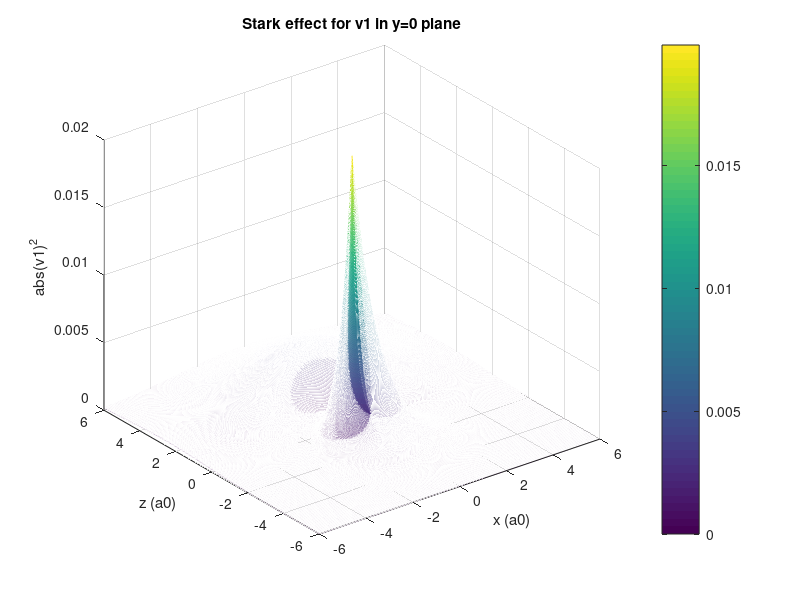
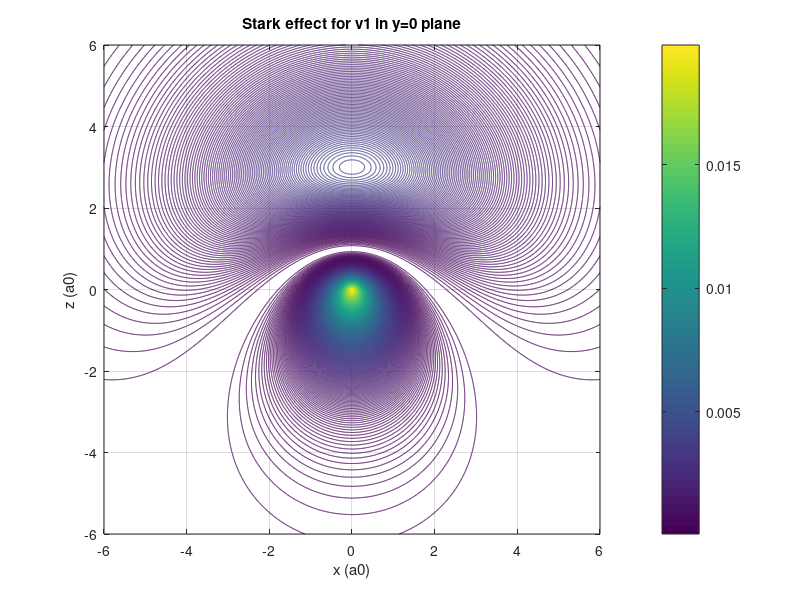
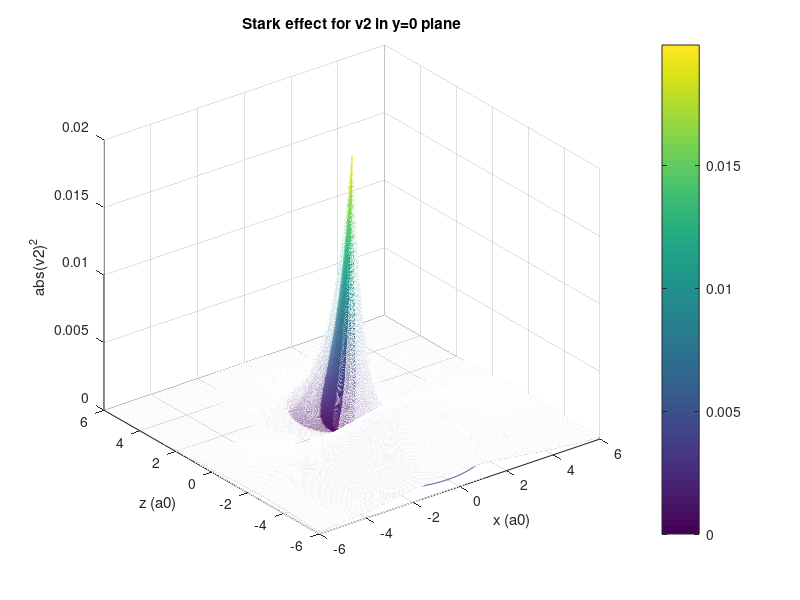
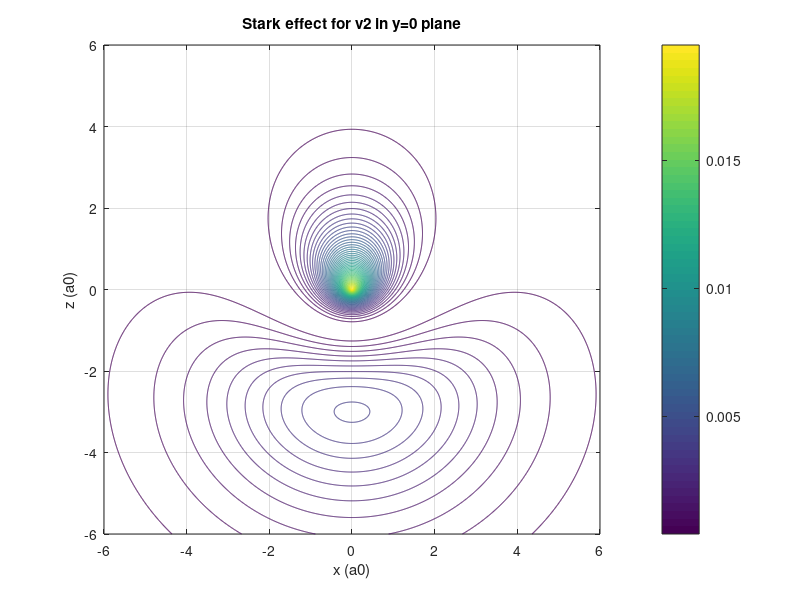

MATLAB code for these plots, in order:
%stark effect
%works out ands plots the stark effect for a H atom n=2 levels
%range
y=0; %y=0 plane
X=-6:0.01:6;
Z=-6:0.01:6;
%wavefunctions
[x,z]=meshgrid(X,Z); %meshgrid setup
u1=1/sqrt(8*pi)*(1-sqrt(x.^2+y^2+z.^2)/2).*exp(-sqrt(x.^2+y^2+z.^2)/2); %n=2;l,m=0
u2=1/sqrt(8*pi)*(z/2).*exp(-sqrt(x.^2+y^2+z.^2)/2); %n=2,l=1,m=0
%eignfunctions
v1=1/sqrt(2)*(u1-u2);
pv1=abs(v1).^2;
v2=1/sqrt(2)*(u1+u2);
pv2=abs(v2).^2;
%plot
figure(1)
meshc(x,z,pv1)
xlabel('x (a0)')
ylabel('z (a0)')
zlabel('abs(v1)^2')
axis([-6 6 -6 6 0 0.02])
title('Stark effect for v1 in y=0 plane')
colorbar
figure(2)
contour(x,z,pv1,500)
xlabel('x (a0)')
ylabel('z (a0)')
title('Stark effect for v1 in y=0 plane')
colorbar
grid on
figure(3)
meshc(x,z,pv2)
xlabel('x (a0)')
ylabel('z (a0)')
zlabel('abs(v2)^2')
axis([-6 6 -6 6 0 0.02])
title('Stark effect for v2 in y=0 plane')
colorbar
figure(4)
contour(x,z,pv2,50)
xlabel('x (a0)')
ylabel('z (a0)')
title('Stark effect for v2 in y=0 plane')
colorbar
grid on